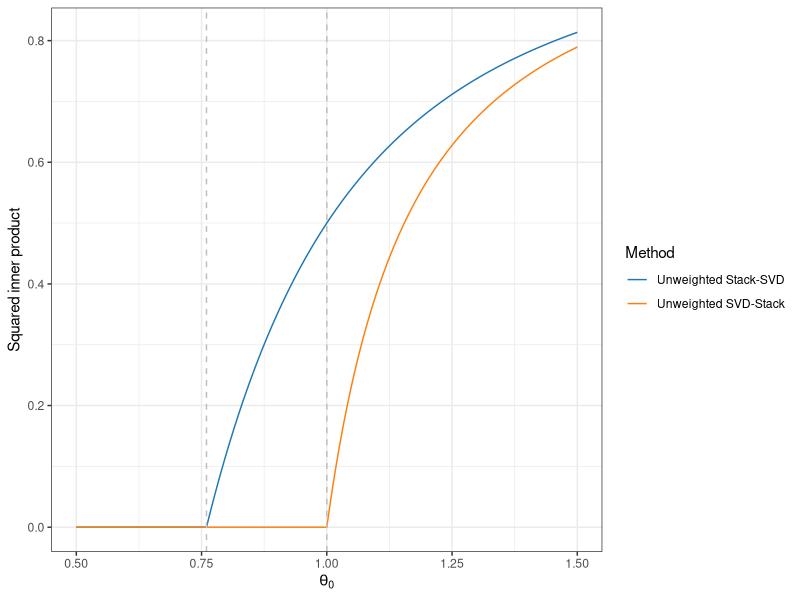
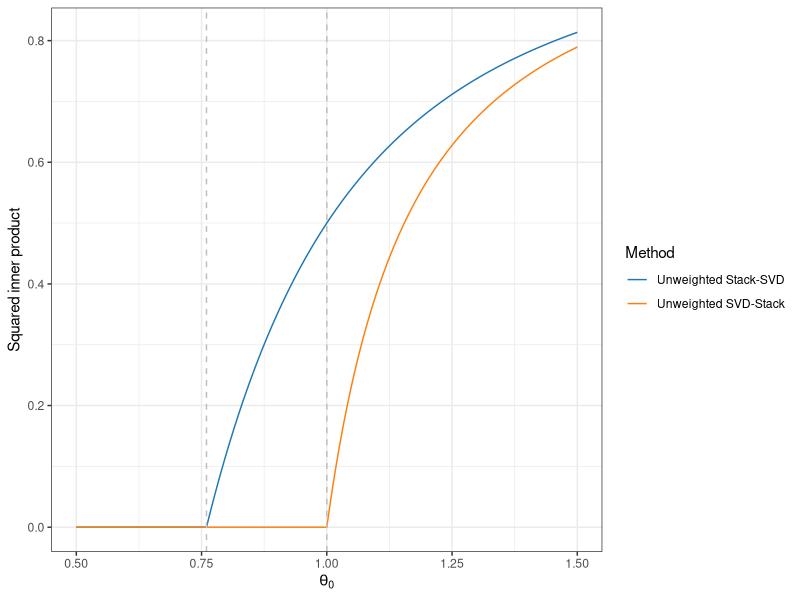

These charts were generated, in order, by the following R code:
setwd(here::here("analysis/r_supp_plots/code"))

M <- 3

c0 <- 1

theta0 <- seq(0.5, 1.5, by=0.0005)

#stacksvd <- ifelse(theta0 > M^{-1/2}*c0^{1/4},
#                   1 - (c0 + M*theta0^2)/(M*theta0^4 + theta0^2),
#                   0)

stacksvd <- ifelse(theta0 > M^{-1/4}*c0^{1/4},
                   1 - (c0 + theta0^2)/(M*theta0^4 + theta0^2),
                   0)

svdstack <- ifelse(theta0 > c0^{1/4},
                   1 - (c0 + theta0^2)/(M*theta0^4 + theta0^2 - (M-1)*c0),
                   0)

df <- data.frame(x=theta0,
                 stacksvd = stacksvd,
                 svdstack = svdstack)

library(reshape2)

df <- melt(df, id.vars = "x")

library(ggplot2)

color_map <- c(
  stacksvd = "#1f77b4",
  svdstack = "#ff7f0e"
)

p <- ggplot(data=df,aes(x=x,y=value, color=variable)) +
  geom_line() +
  theme_bw() +
  scale_color_manual(
    values=color_map,
    labels=c(
      stacksvd = "Unweighted Stack-SVD",
      svdstack = "Unweighted SVD-Stack"
    )
  ) +
  geom_vline(xintercept=3^{-1/4}, linetype="dashed", color="grey") +
  geom_vline(xintercept=1, linetype="dashed", color="grey") +
  xlab(expression(theta[0])) +
  ylab("Squared inner product") +
  labs(color="Method")

ggsave(p, filename="../plots/corollary_1_plot.png",
       width=5.71, height=3.85)

ggsave(p, filename="../plots/corollary_1_plot.pdf",
       width=5.71, height=3.85)
